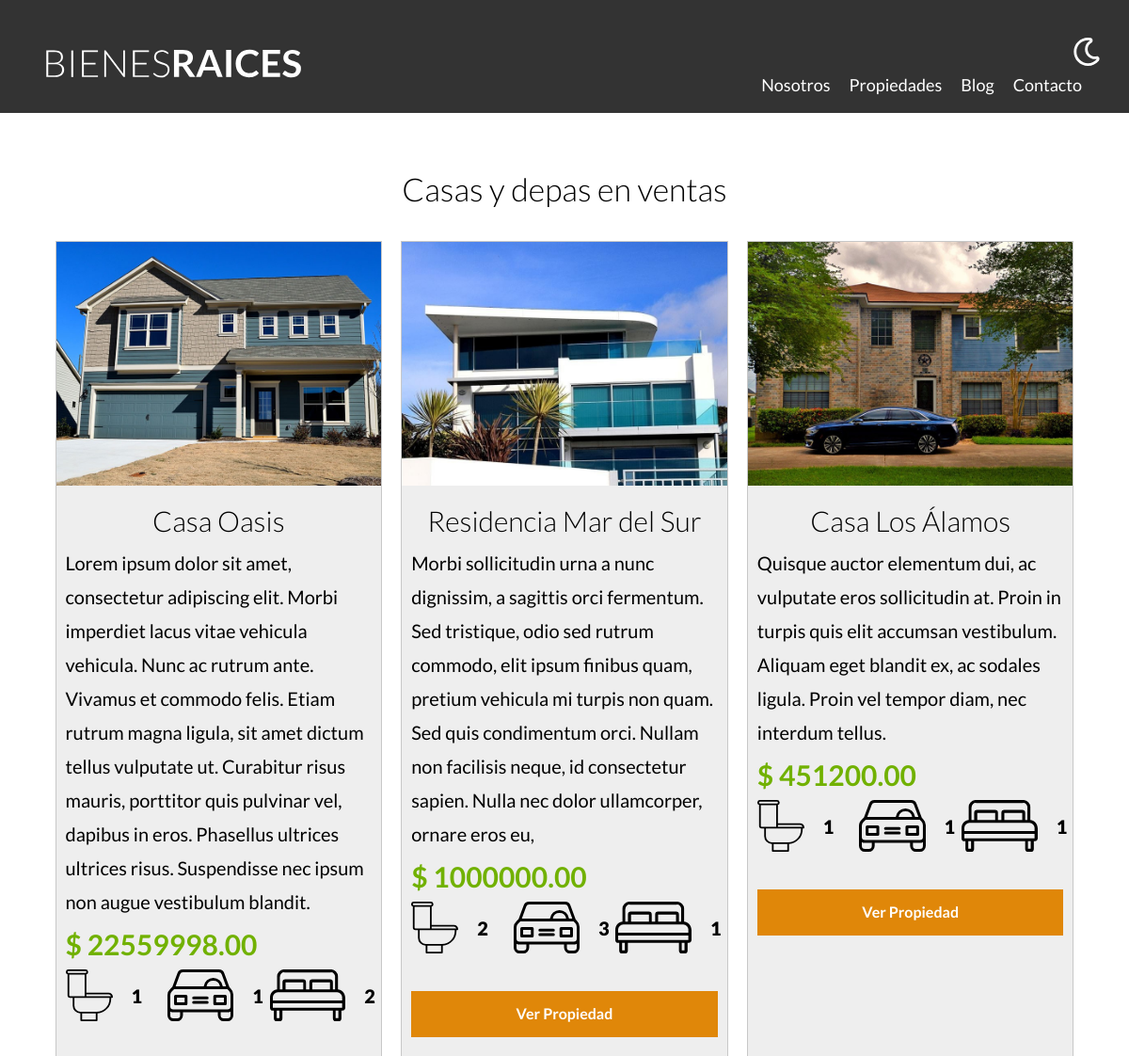
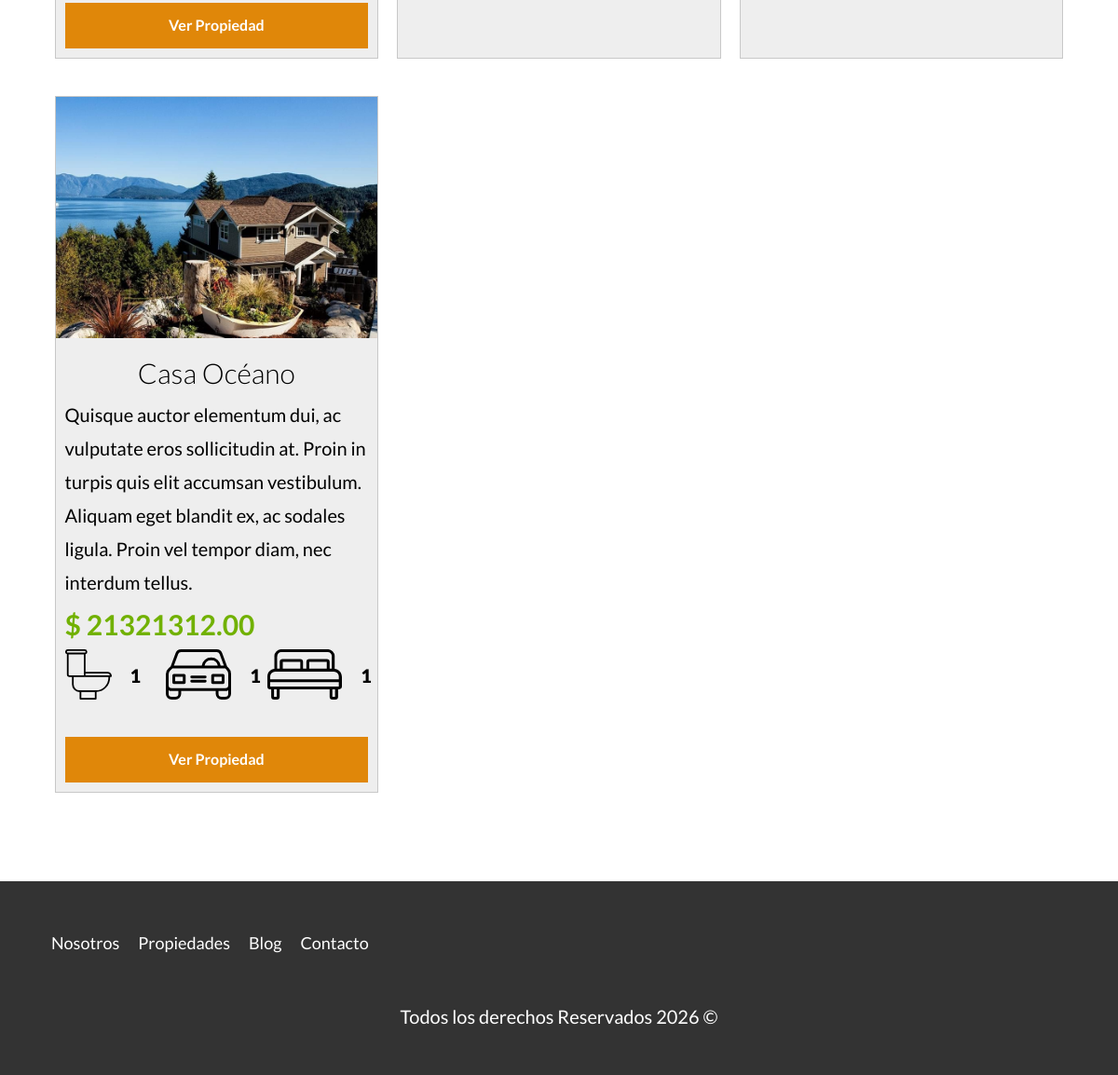
Screenshot of /propiedades with the database file from the repository (2 pictures, top to bottom).
### tables this page shows
CREATE TABLE `propiedades` (
  `id` int NOT NULL AUTO_INCREMENT,
  `titulo` varchar(60) DEFAULT NULL,
  `precio` decimal(10,2) DEFAULT NULL,
  `imagen` varchar(200) DEFAULT NULL,
  `descripcion` longtext,
  `habitaciones` int DEFAULT NULL,
  `wc` int DEFAULT NULL,
  `estacionamiento` int DEFAULT NULL,
  `creado` date DEFAULT NULL,
  `vendedorId` int DEFAULT NULL,
  PRIMARY KEY (`id`),
  KEY `vendedorId_idx` (`vendedorId`),
  CONSTRAINT `vendedorId` FOREIGN KEY (`vendedorId`) REFERENCES `vendedores` (`id`)
);

### controllers/PaginasController.php (called while the page is built, shortened)
<?php
class PaginasController {
    public static function propiedades(Router $router) {
        $propiedades = Propiedad::all();
        $router->render('paginas/propiedades', [
            'propiedades' => $propiedades
        ]);
    }
}

### public/index.php (called while the page is built, shortened)
<?php
$router = new Router();
$router->get('/admin', [PropiedadController::class, 'index']);
$router->get('/propiedades/crear',  [PropiedadController::class, 'crear']);
$router->post('/propiedades/crear',  [PropiedadController::class, 'crear']);
$router->get('/propiedades/actualizar', [PropiedadController::class, 'actualizar']);
$router->post('/propiedades/actualizar', [PropiedadController::class, 'actualizar']);
$router->post('/propiedades/eliminar', [PropiedadController::class, 'eliminar']);
$router->get('/vendedores/crear',  [VendedorController::class, 'crear']);
$router->post('/vendedores/crear',  [VendedorController::class, 'crear']);
$router->get('/vendedores/actualizar', [VendedorController::class, 'actualizar']);
$router->post('/vendedores/actualizar', [VendedorController::class, 'actualizar']);
$router->post('/vendedores/eliminar', [VendedorController::class, 'eliminar']);
$router->get('/', [PaginasController::class, 'index']);
$router->get('/nosotros', [PaginasController::class, 'nosotros']);
$router->get('/propiedades', [PaginasController::class, 'propiedades']);
$router->get('/propiedad', [PaginasController::class, 'propiedad']);
$router->get('/blog', [PaginasController::class, 'blog']);
$router->get('/entrada', [PaginasController::class, 'entrada']);
$router->get('/contacto', [PaginasController::class, 'contacto']);
$router->post('/contacto', [PaginasController::class, 'contacto']);
$router->get('/login', [LoginController::class, 'login']);
$router->post('/login', [LoginController::class, 'login']);
$router->get('/logout', [LoginController::class, 'logout']);
$router->comprobarRutas();

### models/activeRecord.php (called while the page is built, shortened)
<?php
class ActiveRecord {
    protected static $db;
    PROTECTED STATIC $tabla = '';
    public static function setDB($database) {
        self::$db = $database;
    }
    public static function all() {
        $query = "SELECT * FROM  " . static::$tabla;
        $resultado = self::consultarSQL($query);
        return $resultado;
    }
    public static function consultarSQL($query) {
        $resultado = self::$db->query($query);
        $array = [];
        while($registro = $resultado->fetch_assoc()) {
            $array[] = static::crearObjeto($registro);
        }
        return $array;
    }
    protected static function crearObjeto($registro) {
        $objeto = new static;
        foreach($registro as $key => $value){
            if(property_exists($objeto, $key)){
                $objeto->$key = $value;
            }
        }
        return $objeto;
    }
}

### views/paginas/listados.php (the view)
<div class="contenedor-anuncios">
    <?php foreach($propiedades as $propiedad){ ?>
    <div class="anuncios" data-cy='anuncio'>
        <img loading="lazy" src="/imagenes/<?php echo $propiedad->imagen; ?>" alt="anuncio1">
        <div class="contenido-anuncios">
            <h3><?php echo $propiedad->titulo; ?></h3>
            <p><?php echo $propiedad->descripcion; ?></p>
            <p class="precio">$ <?php echo $propiedad->precio; ?></p>
            <al class="iconos-caracteristicas">
                <li>
                    <img class="iconos" loading="lazy" src="/build/img/icono_wc.svg" alt="icono wc">
                    <p><?php echo $propiedad->wc; ?></p>
                </li>
                <li>
                    <img class="iconos" loading="lazy" src="/build/img/icono_estacionamiento.svg" alt="icono estacionamiento">
                    <p><?php echo $propiedad->estacionamiento; ?></p>
                </li>
                <li>
                    <img class="iconos" loading="lazy" src="/build/img/icono_dormitorio.svg" alt="icono habitaciones">
                    <p><?php echo $propiedad->habitaciones; ?></p>
                </li>
            </al>
            <a data-cy="enlace-propiedad" href="/propiedad?id=<?php echo $propiedad->id; ?>" class="boton boton-amarillo-block">Ver Propiedad</a>
        </div>
    </div>
    <?php } ?>
</div>

### views/paginas/propiedades.php
<main class="contenedor seccion">
    <section class="seccion contenedor">
    <h2 data-cy="heading-propiedad">Casas y depas en ventas</h2>
        <?php
        include 'listados.php';
        ?>
    </section>
</main>

### Router.php (shortened to what this page needs)
<?php
class Router {
    public $rutasGET = [];
    public $rutasPOST = [];
    public function get($url, $fn) {
        $this->rutasGET[$url] = $fn;
    }
    public function post($url, $fn) {
        $this->rutasPOST[$url] = $fn;
    }
    public function comprobarRutas() {
        $urlActual = $_SERVER['PATH_INFO'] ?? '/';
        $metodo = $_SERVER['REQUEST_METHOD'];
        if($metodo === 'GET') {
          $fn = $this->rutasGET[$urlActual] ?? null;
        } else {
            $fn = $this->rutasPOST[$urlActual] ?? null;
        }
        if($fn) {
            call_user_func($fn, $this);
        } else {
            echo "Pagina no encontrada";
        }
    }
    public function render($view, $datos = []) {
        include __DIR__ . "/views/$view.php";
        $contenido = ob_get_clean();
        include __DIR__ . "/views/layout.php";
    }
}

### views/layout.php (shortened to what this page needs)
<?php
    if(!isset($inicio)) {
        $inicio = false;
    }
?>
<!DOCTYPE html>
<html lang="en">
<head>
    <link rel="stylesheet" href="/build/css/app.css">
</head>
<body>
    <header class="header <?php echo $inicio ? 'inicio' : ''; ?>">
        <div class="contenedor contenido-header">
            <div class="barra">
                <a href="/"><img src="/build/img/logo.svg" alt="logotipo"/></a>
                <div class="derecha">
                    <img class="dark-mode-boton" src="/build/img/dark-mode.svg">
                    <nav data-cy="navegacion-header" class="navegacion">
                        <a href="/nosotros">Nosotros</a>
                        <a href="/propiedades">Propiedades</a>
                        <a href="/blog">Blog</a>
                        <a href="/contacto">Contacto</a>
                    </nav>
                </div>
            </div>
        </div>
    </header>
<?php
    echo $contenido;
?>
    <footer class="footer seccion">
        <div class="contenedor contenido-footer">
            <nav data-cy="navegacion-footer" class="navegacion">
                <a href="/nosotros">Nosotros</a>
                        <a href="/propiedades">Propiedades</a>
                        <a href="/blog">Blog</a>
                        <a href="/contacto">Contacto</a>
            </nav>
        </div>
        <p data-cy="copyright" class="copyright">Todos los derechos Reservados <?php echo date('Y') ?> &copy;</p>
    </footer>
</body>
</html>

### public/build/css/app.css (style rules this page uses)
html { line-height:1.15;-webkit-text-size-adjust:100% }
body { margin:0 }
main { display:block }
a { background-color:transparent }
img { border-style:none }
html { font-size:62.5%;box-sizing:border-box }
*,:after,:before { box-sizing:inherit }
body { font-family:Lato,sans-serif;font-size:1.6rem;line-height:1.8 }
p { color:#000;font-size:2rem }
.contenedor { width:95%;max-width:120rem;margin:0 auto }
a { text-decoration:none }
img,picture { width:100%;display:block }
h1,h2,h3 { font-family:Lato,sans-serif;margin:2.5rem 0;font-weight:300;text-align:center }
h2 { font-size:3.4rem }
h3 { font-size:3rem }
body,html { min-height:100vh;margin:0 }
body { display:flex;flex-direction:column }
footer { margin-top:auto }
.seccion { margin-top:2.5rem;margin-bottom:2.5rem }
.boton-amarillo-block { background-color:#e08709;color:#fff;font-weight:700;text-decoration:none;padding:1rem 3rem;text-align:center;margin-top:2.5rem;display:block;border:none;cursor:pointer }
.header { background-color:#333;padding:1rem 0 3rem }
.contenido-header { display:flex;flex-direction:column;justify-content:space-between }
.footer { padding:2.5rem 0;background-color:#333;margin-bottom:0 }
.footer .contenido-footer { padding:2.5rem }
.footer .navegacion { height:auto;visibility:visible;opacity:1 }
.footer .copyright { color:#fff;text-align:center }
.derecha { display:flex;flex-direction:column;align-items:center }
@media (min-width:768px) { .derecha { align-items:flex-end } }
.derecha .dark-mode-boton { width:3rem;margin-top:3rem;margin-bottom:2rem;filter:invert(100%) }
@media (min-width:768px) { .derecha .dark-mode-boton { margin-top:0 } }
.barra { display:flex;flex-direction:column;align-items:center;padding-top:3rem }
@media (min-width:768px) { .barra { flex-direction:row;justify-content:space-between;align-items:flex-end } }
.navegacion { visibility:hidden;opacity:0;height:0;transition:visibility .3s ease-in-out,opacity .5s linear,height .5s linear }
@media (min-width:768px) { .navegacion { display:flex;align-items:center;opacity:1;visibility:visible } }
.navegacion a { color:#fff;text-decoration:none;font-size:2.2rem;display:block;text-align:center }
@media (min-width:768px) { .navegacion a { margin-right:2rem;font-size:1.8rem } }
@media (min-width:768px) { .contenedor-anuncios { display:grid;gap:2rem;grid-template-columns:repeat(3,1fr) } }
.anuncios { background-color:rgb(237.75,237.75,237.75);border:1px solid rgb(199.5,199.5,199.5);margin-bottom:2rem }
.anuncios .contenido-anuncios { padding:1rem }
.anuncios h3,.anuncios p { margin:0;word-wrap:break-word;overflow-wrap:anywhere }
.precio { color:#71b100;font-weight:700;font-size:3rem }
.iconos-caracteristicas { max-width:40rem;display:flex;list-style:none;padding:0;flex-wrap:wrap }
.iconos-caracteristicas li { flex:1;display:flex }
.iconos-caracteristicas li img { flex:0 0 5rem;margin-right:1rem;margin-bottom:1.5rem }
.iconos-caracteristicas li p { font-weight:900;padding:1rem;margin-right:1.5rem }

### rows the page displays
propiedades: imagen (picture), titulo "Casa Oasis", descripcion "Lorem ipsum dolor sit amet, consectetur adipiscing elit. Morbi imperdiet lacus vitae vehicula vehicula. Nunc ac rutrum ante. Vivamus et commodo felis. Etiam rutrum magna ligula, sit amet dictum tellus vulputate ut. Curabitur risus mauris, porttitor quis pulvinar vel, dapibus in eros. Phasellus ultrices ultrices risus. Suspendisse nec ipsum non augue vestibulum blandit.", precio "22559998.00", wc "1", estacionamiento "1", habitaciones "2"
propiedades: imagen (picture), titulo "Residencia Mar del Sur", descripcion "Morbi sollicitudin urna a nunc dignissim, a sagittis orci fermentum. Sed tristique, odio sed rutrum commodo, elit ipsum finibus quam, pretium vehicula mi turpis non quam. Sed quis condimentum orci. Nullam non facilisis neque, id consectetur sapien. Nulla nec dolor ullamcorper, ornare eros eu,", precio "1000000.00", wc "2", estacionamiento "3", habitaciones "1"
propiedades: imagen (picture), titulo "Casa Los Álamos", descripcion "Quisque auctor elementum dui, ac vulputate eros sollicitudin at. Proin in turpis quis elit accumsan vestibulum. Aliquam eget blandit ex, ac sodales ligula. Proin vel tempor diam, nec interdum tellus.", precio "451200.00", wc "1", estacionamiento "1", habitaciones "1"
propiedades: imagen (picture), titulo "Casa Océano", descripcion "Quisque auctor elementum dui, ac vulputate eros sollicitudin at. Proin in turpis quis elit accumsan vestibulum. Aliquam eget blandit ex, ac sodales ligula. Proin vel tempor diam, nec interdum tellus.", precio "21321312.00", wc "1", estacionamiento "1", habitaciones "1"
